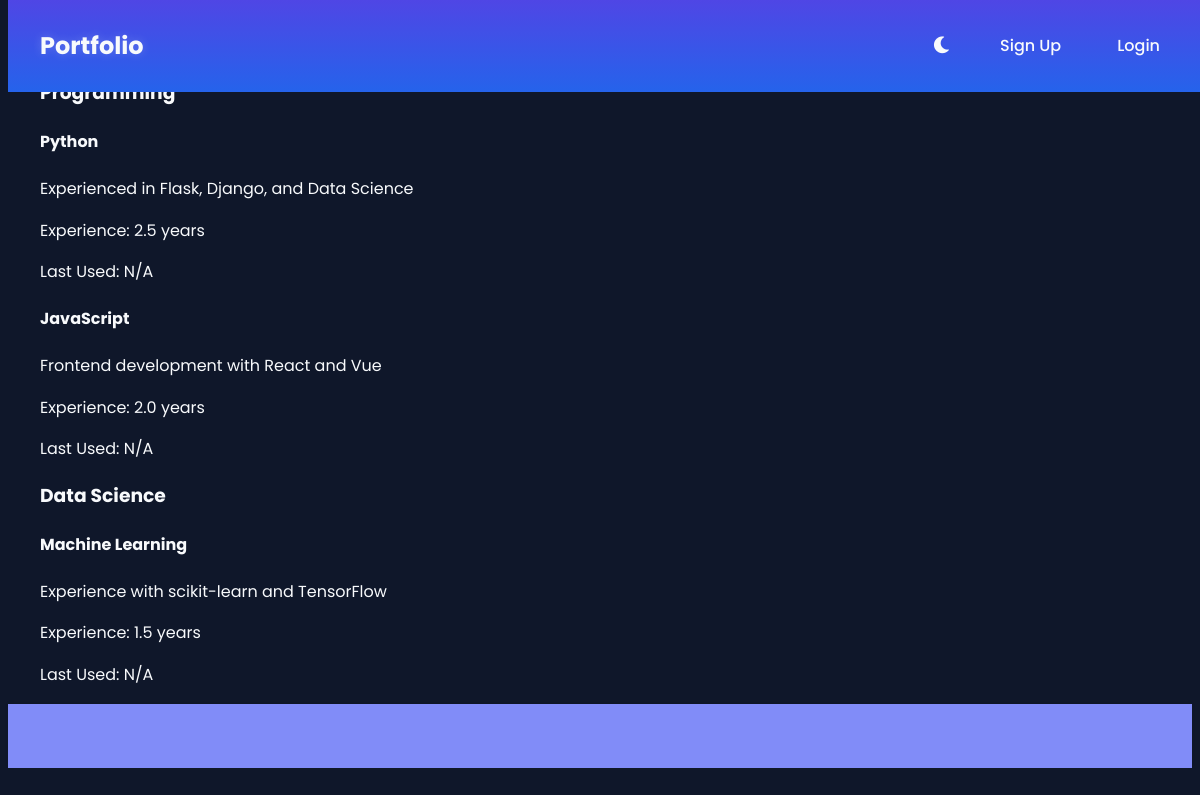
/skills, run on the app's committed database.
### app.py (models this page shows)
class Skill(db.Model):
    id = db.Column(db.Integer, primary_key=True)
    name = db.Column(db.String(50), nullable=False)
    proficiency = db.Column(db.Integer)
    category = db.Column(db.String(50))
    description = db.Column(db.Text)
    years_experience = db.Column(db.Float)
    last_used = db.Column(db.DateTime)
    student_id = db.Column(db.Integer, db.ForeignKey('student.id'), nullable=False)

### app.py (the view)
@app.route('/skills')
def skills():
    student = Student.query.first()
    if student is None:
        flash('No student record found.')
        return redirect(url_for('home'))
    skills_by_category = {}
    for skill in student.skills:
        if skill.category not in skills_by_category:
            skills_by_category[skill.category] = []
        skills_by_category[skill.category].append(skill)
    return render_template('skills.html', skills_by_category=skills_by_category)

### templates/skills.html (shortened to what this page needs)
{% extends "base.html" %}
{% block content %}
<div class="container">
    <h2>Skills</h2>
    {% for category, skills in skills_by_category.items() %}
        <div class="skill-category">
            <h3>{{ category }}</h3>
            <div class="skills-grid">
                {% for skill in skills %}
                    <div class="skill-card">
                        <h4>{{ skill.name }}</h4>
                        <p>{{ skill.description }}</p>
                        <p>Experience: {{ skill.years_experience }} years</p>
                        <p>Last Used: {{ skill.last_used.strftime('%Y-%m-%d') if skill.last_used else 'N/A' }}</p>
                    </div>
                {% endfor %}
            </div>
        </div>
    {% endfor %}
</div>
{% endblock %}

### templates/base.html (style rules this page uses)
:root[data-theme="dark"] { --primary-color: #818cf8; --secondary-color: #6366f1; --accent-color: #4f46e5; --background-color: #0f172a; --card-bg: #1e293b; --text-color: #f8fafc; --text-muted: #cbd5e1; --border-color: #334155; --gradient-start: #4f46e5; --gradient-end: #2563eb; --hover-color: #6366f1; --shadow-color: rgba(0, 0, 0, 0.3); }
body { font-family: 'Poppins', sans-serif; line-height: 1.6; color: var(--text-color); background-color: var(--background-color); transition: all 0.3s ease; }
.container { max-width: 1400px; margin: 0 auto; padding: 0 2rem; }

### data on the page
Skill: category "Programming", name "Python", description "Experienced in Flask, Django, and Data Science", years_experience "2.5", last_used "N/A"
Skill: name "JavaScript", description "Frontend development with React and Vue", years_experience "2.0", last_used "N/A"
Skill: category "Data Science", name "Machine Learning", description "Experience with scikit-learn and TensorFlow", years_experience "1.5", last_used "N/A"
